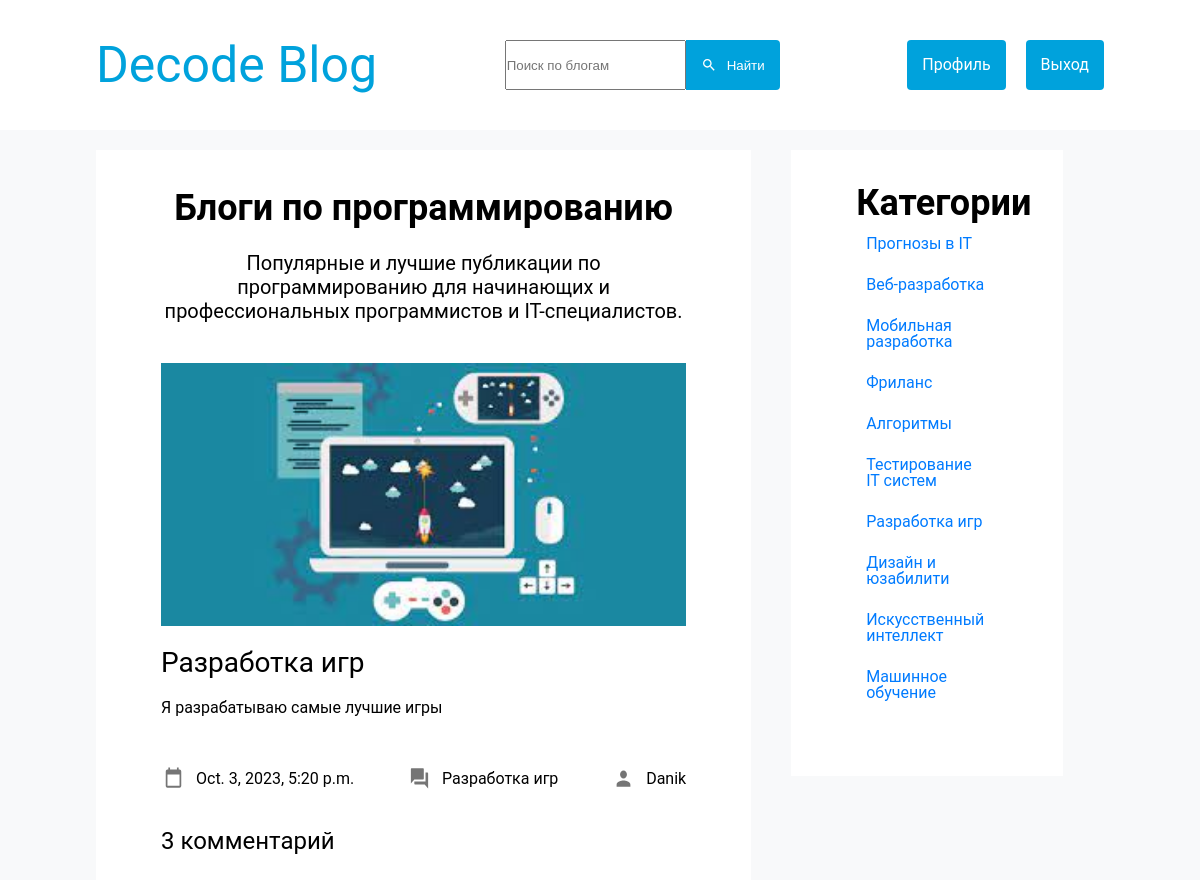
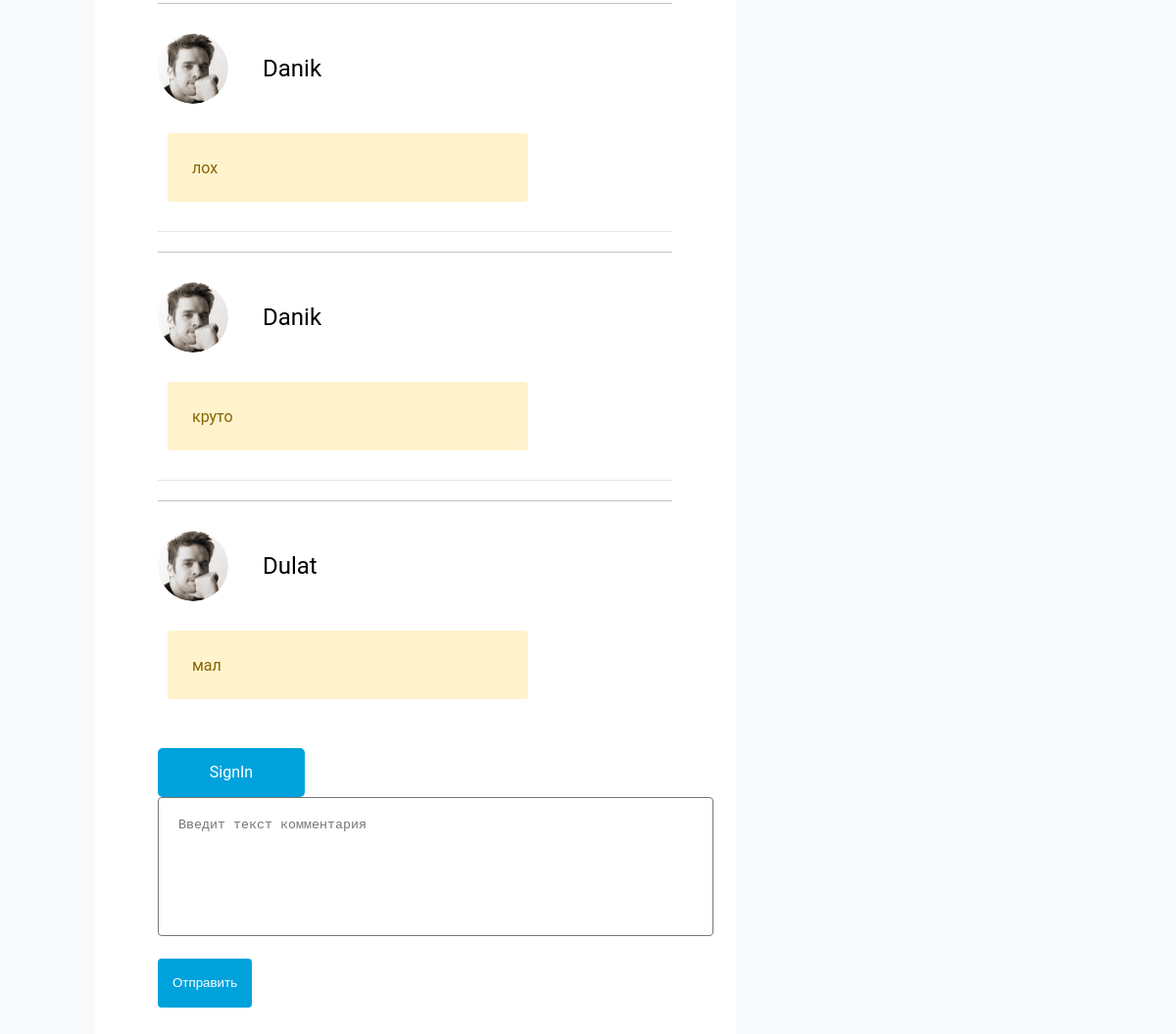
The page /decode_blog/commentview/28/ on the database its author committed (2 pictures, top to bottom).
### decode_blog/models.py (models this page shows, shortened)
class NewBlog(models.Model):
    name = models.CharField(max_length=100, null=False, default="")
    image = models.ImageField(blank=True, upload_to=uniq_name_upload)
    category = models.ForeignKey(Category, on_delete=models.CASCADE, null=True)
    description = models.TextField(null=False)
    author = models.ForeignKey(User, on_delete=models.CASCADE)
    date = models.DateTimeField(default=datetime.datetime.today())
    class Meta:
        verbose_name = 'Newlog'
        verbose_name_plural = 'NewBlogs'

class Category(models.Model):
    name = models.CharField(max_length=50)
    class Meta:
        verbose_name = 'Category'
        verbose_name_plural = 'Categories'
    def __str__(self):
        return self.name

class Comment(models.Model):
    user = models.ForeignKey(User, on_delete=models.CASCADE)
    text = models.TextField(max_length=2000)
    date = models.DateTimeField(default=datetime.datetime.today())
    blog = models.ForeignKey(NewBlog, on_delete=models.CASCADE, default=1)

### decode_blog/views.py (the view)
# urls.py: path('commentview/<int:blog_id>/', views.BlogDetail.as_view(), name='comments-blog'),
class BlogDetail(DetailView):
    model = NewBlog
    template_name = 'decode_blog/comment.html'
    pk_url_kwarg = 'blog_id'
    context_object_name = 'newblog'
    def get_context_data(self, **kwargs):
        context = super().get_context_data(**kwargs)
        context['title'] = 'Обзор блога'
        context['comments'] = Comment.objects.filter(blog_id=self.kwargs['blog_id'])
        context['categories'] = Category.objects.all()
        context['menu'] = menu
        return context

### decode_blog/templates/decode_blog/comment.html (shortened to what this page needs)
{% load static %}
<!DOCTYPE html>
<html lang="en">
<head>
  <link rel="stylesheet" href="{% static 'decode_blog/css/style.css' %}">
  <link rel="stylesheet" href="{% static 'decode_blog/css/comment.css' %}">
</head>
<body>
<header class="header container">
  {% for m in menu %}
      <div class="header-logo">
          <a href="{% url 'decode_blog:home' %}">{{ m.title }}</a>
      </div>
      {% endfor %}
  <div class="header-search">
    <input type="text" class="input-search" placeholder="Поиск по блогам">
    <button class="button button-search">
      <img src="{% static 'decode_blog/images/search.svg' %}" alt="">
      Найти
    </button>
  </div>
  <div>
    <div class="button-group">
      {% if request.user.is_authenticate %}
        <a href="{% url 'authe:signup' %}" class="button">Регистрация</a>
        <a href="{% url 'authe:signin' %}" class="button">Вход</a>
      {% else %}
          <a href="{% url 'authe:profile' %}" class="button">Профиль</a>
          <a href="{% url 'authe:signout' %}" class="button">Выход</a>
      {% endif %}
    </div>
  </div>
</header>
<section class="container page">
  <div class="page-content">
    <h2 class="page-title">Блоги по программированию</h2>
        <p class="page-desc">Популярные и лучшие публикации по программированию для начинающих
   и профессиональных программистов и IT-специалистов.</p>
    <div class="blogs">
      <div class="blog-item">
        {% if newblog.image %}
        <img class="blog-item--img" src="{{ newblog.image.url }}" alt="">
        {% endif %}
        <div class="blog-header">
          <h3>{{ newblog.name }}</h3>
        </div>
        <p class="blog-desc">
          {{ newblog.description }}
        </p>
          <div class="blog-info">
          <span class="link">
            <img src="{% static 'decode_blog/images/date.svg' %}" alt="">
            {{ newblog.date}}
          </span>
          <span class="link">
            <img src="{% static 'decode_blog/images/forums.svg' %}" alt="">
            {{ newblog.category }}
          </span>
          <a class="link">
            <img src="{% static 'decode_blog/images/person.svg' %}" alt="">
            {{ newblog.author }}
          </a>
        </div>
      </div>
    </div>
        <div class="comments">
            <h2>
                {{ comments.count }} комментарий
            </h2>
            {% for c in comments %}
            <div class="comment">
                <div class="comment-header">
                    <img src="{% static 'decode_blog/images/avatar.png' %}" alt="">
                    {{ c.user }}
                </div>
                <p class="comment-warning">
                {{ c.text }}
                </p>
            </div>
            {% endfor %}
            {% if request.user.is_authenticated %}
                  {% else %}
                      <a href="{% url 'authe:signin' %}" id="button-com">SignIn</a>
                  {% endif %}
            <form class="comment-add" action="{% url 'decode_blog:testcomadd' %}" method="post">
                <textarea name="comment-text" class="comment-textarea" placeholder="Введит текст комментария"></textarea>
                <button type="submit" class="button">Отправить</button>
            </form>
        </div>
  </div>
<div class="page-info">
    <div class="page-header">
            <h2>Категории</h2>
        </div>
        <a href="" class="categories">Прогнозы в IT</a>
        <a href="" class="categories">Веб-разработка</a>
        <a href="" class="categories">Мобильная разработка</a>
        <a href="" class="categories">Фриланс</a>
        <a href="" class="categories">Алгоритмы</a>
        <a href="" class="categories">Тестирование IT систем</a>
        <a href="" class="categories">Разработка игр</a>
        <a href="" class="categories">Дизайн и юзабилити</a>
        <a href="" class="categories">Искусственный интеллект</a>
        <a href="" class="categories">Машинное обучение</a>
  </div>
</section>
</body>
</html>

### decode_blog/static/decode_blog/css/style.css (style rules this page uses)
html, body, div, span, applet, object, iframe, h1, h2, h3, h4, h5, h6, p, blockquote, pre, a, abbr, acronym, address, big, cite, code, del, dfn, em, img, ins, kbd, q, s, samp, small, strike, strong, sub, sup, tt, var, b, u, i, center, dl, dt, dd, ol, ul, li, fieldset, form, label, legend, table, caption, tbody, tfoot, thead, tr, th, td, article, aside, canvas, details, embed, figure, figcaption, footer, header, hgroup, menu, nav, output, ruby, section, summary, time, mark, audio, video { margin: 0; padding: 0; border: 0; font-size: 100%; font: inherit; vertical-align: baseline; box-sizing: border-box; font-family: 'Roboto', sans-serif; }
article, aside, details, figcaption, figure, footer, header, hgroup, menu, nav, section { display: block; }
body { line-height: 1; }
html { font-size: 16px; }
.header { width: 100%; display: flex; justify-content: space-between; height: 130px; align-items: center; background-color: #fff; }
.header-logo a { font-size: 50px; color: #00A2DC; text-decoration: none; }
.header-search { display: flex; justify-content: center; }
.container { padding: 0 8%; }
.page { display: flex; gap: 20px; background-color: #F8F9FA; padding-top: 20px; padding-bottom: 20px; min-height: calc(100vh - 130px); }
.page-content { width: 65%; background-color: #fff; padding: 65px; }
.page-info { width: calc(35% - 20px); background-color: #fff; padding: 65px; margin-bottom: auto; }
.page-header { display: flex; justify-content: space-between; align-items: center; }
.page-header h2 { font-size: 36px; font-weight: 700; margin-top: -30px; }
.button { height: 50px; padding: 0 15px; display: flex; align-items: center; background-color: #00A2DC; color: #fff; border-radius: 4px; border: none; outline: none; text-decoration: none; }
.button > img { width: 16px; height: 16px; margin-right: 10px; }
.button-search { border-top-left-radius: 0; border-bottom-left-radius: 0; }
.button-group { display: flex; flex-wrap: wrap; gap: 20px; }
.blog-item--img { width: 100%; }
.page-title { text-align: center; font-size: 36px; margin-bottom: 20px; font-family: 'Roboto'; font-weight: 700; line-height: 46px; letter-spacing: 0em; margin-top: -30px; }
.page-desc { line-height: 1.4; text-align: center; margin-bottom: 20px; font-family: 'Roboto'; font-size: 20px; font-weight: 400; line-height: 24px; letter-spacing: 0em; text-align: center; }
.blog-item { margin-top: 40px; }
.blog-header { display: flex; justify-content: space-between; align-items: center; margin: 20px 0; }
.blog-header h3 { font-size: 28px; }
.link { display: flex; align-items: center; position: relative; height: 40px; margin-top: 20px; }
.link > img { width: 16px; height: 16px; margin-right: 10px; }
.blog-desc { line-height: 1.4; margin: 20px 0; margin-bottom: 10px; }
.blog-info { display: flex; justify-content: space-between; }
.blog-info > .link > img { width: 25px; height: 25px; }
.link { display: flex; align-items: center; position: relative; height: 40px; }
.blog-desc { line-height: 1.4; margin: 20px 0; }
.categories { color: #007BFF; text-decoration: none; margin-top: 5px; }
.page-info { display: flex; flex-direction: column; width: 27%; margin-left: 20px; }
.page-info a { padding: 10px ; }

### decode_blog/static/decode_blog/css/comment.css (style rules this page uses)
.comments h2 { font-size: 24px; margin: 30px 0; }
.comment { border-bottom: 1px solid #e7e7e7; padding: 30px 0; }
.comment-header { display: flex; align-items: center; font-size: 24px; margin-bottom: 30px; }
.comment-header > img { width: 72px; height: 72px; border-radius: 100%; margin-right: 35px; }
.comment:last-of-type { border-bottom: none; }
.comment > p { line-height: 1.4; }
.comment-add textarea { width: 100%; height: 100px; border-radius: 4px; padding: 20px; margin-bottom: 20px; resize: none; }
.comment-warning { background-color: #FFF3CD; color: #856404; display: block; padding: 25px; border-radius: 4px; margin-left: 10px; width: 70%; height: 70px; }
* { margin: 0px; padding: 0px; }
.comment { margin-top: 20px; border-top: 1px solid #c1c1c1; }
#button-com, #button-come { display: flex; justify-content: center; align-items: center; text-align: center; margin-top: 20px; width: 150px; height: 50px; border: rgb(69, 69, 247); border-radius: 5px; color: white; background-color:#00A2DC; text-decoration: none; }

### rows shown on the page
NewBlog: image (picture), name "Разработка игр", description "Я разрабатываю самые лучшие игры", date "Oct. 3, 2023, 5:20 p.m.", category "Разработка игр", author "Danik"
Comment: user "Danik", text "лох"
Comment: user "Danik", text "круто"
Comment: user "Dulat", text "мал"

### other values the page prints
{{ m.title }} "Decode Blog"
{{ comments.count }} "3"
